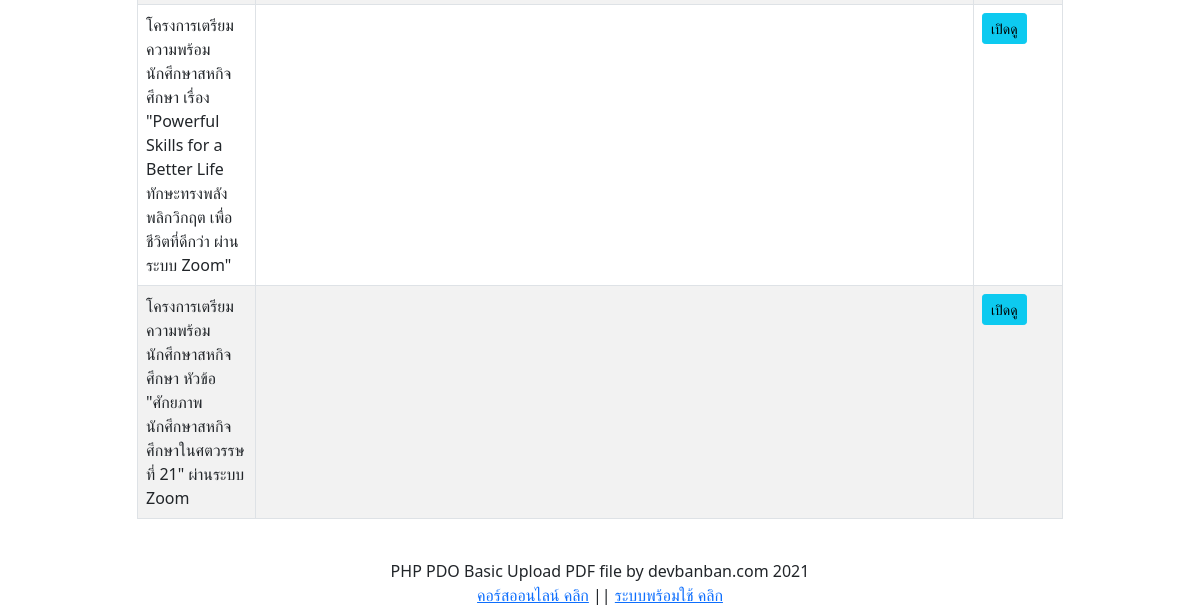
/ss.php (lower part), run on an earlier commit of the app's database.
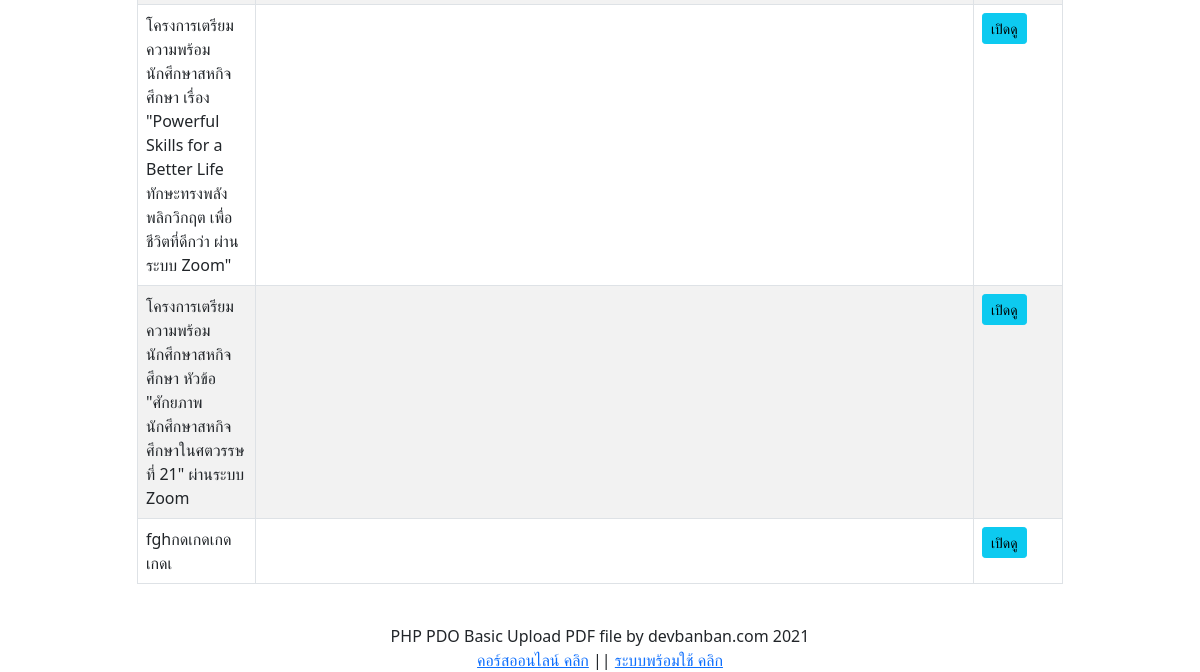
And on a later commit of the database.
### tables this page shows
CREATE TABLE `tblposts` (
  `id` int(11) NOT NULL,
  `PostTitle` longtext DEFAULT NULL,
  `CategoryId` int(11) DEFAULT NULL,
  `SubCategoryId` int(11) DEFAULT NULL,
  `PostDetails` longtext DEFAULT NULL,
  `PostingDate` timestamp NULL DEFAULT current_timestamp(),
  `UpdationDate` timestamp NULL DEFAULT NULL ON UPDATE current_timestamp(),
  `Is_Active` int(1) DEFAULT NULL,
  `PostUrl` mediumtext DEFAULT NULL,
  `PostImage` varchar(255) DEFAULT NULL,
  `hourspost` int(2) NOT NULL,
  `status` int(11) NOT NULL,
  `userlimit` int(11) NOT NULL,
  `limitcount` int(11) NOT NULL,
  `evendate` date NOT NULL,
  `evendate2` date NOT NULL,
  `doc_name` varchar(200) NOT NULL,
  `doc_file` varchar(100) NOT NULL
);

### ss.php (the view, shortened to what this page needs)
<!DOCTYPE html>
<html lang="en">
    <head>
        <link href="https://cdn.jsdelivr.net/npm/bootstrap@5.1.1/dist/css/bootstrap.min.css" rel="stylesheet">
        <link rel="stylesheet" href="https://cdnjs.cloudflare.com/ajax/libs/sweetalert/1.1.3/sweetalert.css">
    </head>
    <body>
        <div class="container">
            <div class="row">
              <div class="col-md-1"></div>
                <div class="col-md-10"> <br>
                    <table class="table table-striped  table-hover table-responsive table-bordered">
                        <tbody>
                            <?php
                            require_once 'connection.php';
                            $stmt = $db->prepare("SELECT* FROM tblposts");
                            $stmt->execute();
                            $result = $stmt->fetchAll();
                            foreach($result as $row) {
                            ?>
                            <tr>
                                <td><?= $row['PostTitle'];?></td>
                                <td><?= $row['doc_name'];?></td>
                                <td><a href="docs/<?php echo $row['doc_file'];?>" target="_blank" class="btn btn-info btn-sm"> เปิดดู </a></td>
                            <?php } ?>
                        </tbody>
                    </table>
                    <br>
                    <center>PHP PDO Basic Upload PDF file  by devbanban.com 2021
                    <br>
                      <a href="https://devbanban.com/?cat=250" target="_blank">คอร์สออนไลน์ คลิก</a>  ||
                      <a href="https://devbanban.com/?p=3196" target="_blank">ระบบพร้อมใช้ คลิก</a>
                      </center>
                </div>
            </div>
        </div>
    </body>
</html>

What changed in the data, as far as the page shows it:
added tblposts: PostTitle "fghกดเกดเกดเกดเ"
